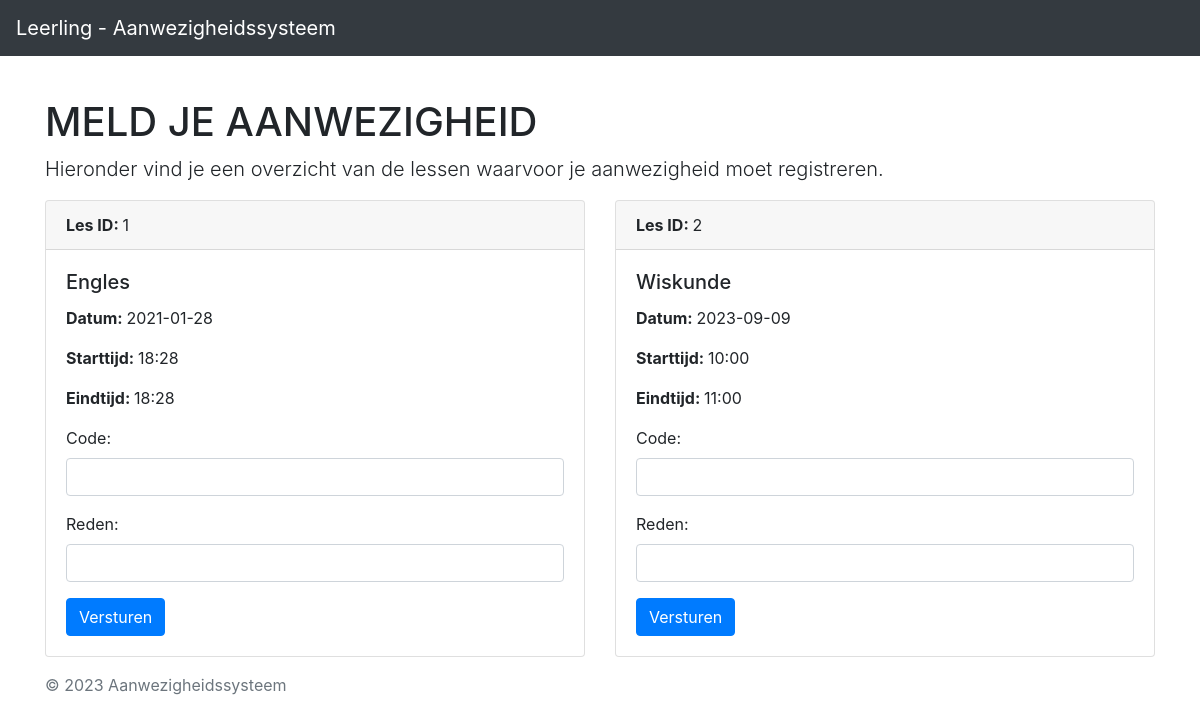
Screenshot of /leerling_dashboard with the database file from the repository.
### tables this page shows
CREATE TABLE lessen
             (les_id INTEGER PRIMARY KEY AUTOINCREMENT,
              vak TEXT NOT NULL,
              datum TEXT NOT NULL,
              starttijd TEXT NOT NULL,
              eindtijd TEXT NOT NULL,
              docent_id INTEGER NOT NULL,
              code INTEGER,
              FOREIGN KEY (docent_id) REFERENCES docenten(docent_id));

### app.py (the view, shortened to what this page needs)
@app.route('/leerling_dashboard', methods=["POST", "GET"])
def leerling_dashboard():
    lessen = leerling_model.alle_lessen()
    return render_template('leerling_dashboard.html', lessen=lessen)

### models/leerlingmodel.py (called while the page is built)
    def alle_lessen(self):
        conn = sqlite3.connect('aanwezigheidssysteem.db')
        c = conn.cursor()
        c.execute('SELECT * FROM lessen')
        lessen = c.fetchall()
        conn.close()
        return lessen

### templates/leerling_dashboard.html (shortened to what this page needs)
<!DOCTYPE html>
<html>
<head>
	<link rel="stylesheet" href="https://maxcdn.bootstrapcdn.com/bootstrap/4.0.0/css/bootstrap.min.css">
</head>
<body>
	<nav class="navbar navbar-expand-md navbar-dark fixed-top bg-dark">
		<a class="navbar-brand" href="#">Leerling - 	Aanwezigheidssysteem</a>
		<div class="collapse navbar-collapse" id="navbarCollapse">
			<ul class="navbar-nav mr-auto">
				<li class="nav-item">
					<a class="nav-link" href="#"></a>
				</li>
				<li class="nav-item">
					<a class="nav-link" href="#"></a>
				</li>
				<li class="nav-item">
					<a class="nav-link" href="#"></a>
				</li>
			</ul>
		</div>
	</nav>
	<main role="main" class="container">
		<h1 class="mt-5">MELD JE AANWEZIGHEID</h1>
		<p class="lead">Hieronder vind je een overzicht van de lessen waarvoor je aanwezigheid moet registreren.</p>
		<div class="row">
			{% for row in lessen %}
			<div class="col-md-6 mb-3">
				<div class="card">
					<div class="card-header">
						<strong>Les ID: </strong>{{ row[0] }}
					</div>
					<div class="card-body">
						<h5 class="card-title">{{ row[1] }}</h5>
						<p class="card-text"><strong>Datum: </strong>{{ row[2] }}</p>
						<p class="card-text"><strong>Starttijd: </strong>{{ row[3] }}</p>
						<p class="card-text"><strong>Eindtijd: </strong>{{ row[4] }}</p>
						<form method="post" action="">
							<div class="form-group">
								<label for="code">Code:</label>
								<input type="text" name="code" class="form-control" id="code" required>
							</div>
							<div class="form-group">
								<label for="reden">Reden:</label>
								<input type="text" name="reden" class="form-control" id="reden">
							</div>
							<button type="submit" class="btn btn-primary">Versturen</button>
						</form>
					</div>
				</div>
			</div>
			{% endfor %}
		</div>
	</main>
	<footer class="footer">
		<div class="container">
			<span class="text-muted">&copy; 2023 Aanwezigheidssysteem</span>
		</div>
	</footer>
	</body>
	</html>

### templates/leerling_dashboard.html (style rules this page uses)
body { padding-top: 50px; }

### rows the page displays
lessen: les_id "1", vak "Engles", datum "2021-01-28", starttijd "18:28", eindtijd "18:28"
lessen: les_id "2", vak "Wiskunde", datum "2023-09-09", starttijd "10:00", eindtijd "11:00"
